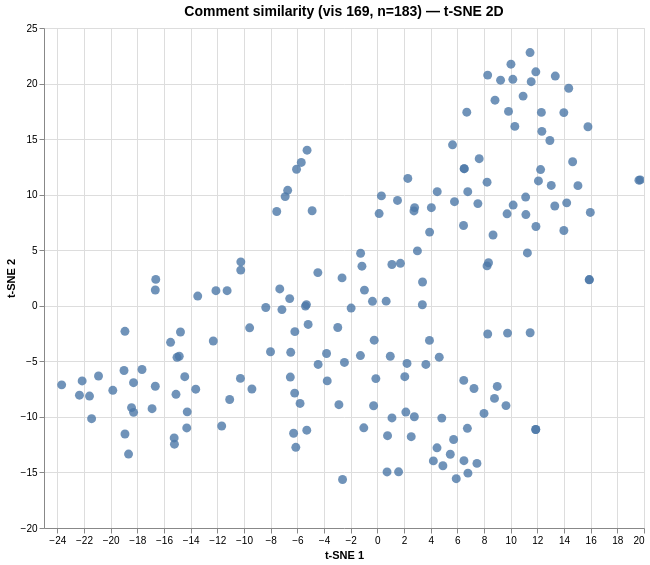

The Vega-Lite source for this figure:
### Vega specification from a JSON file in a GitHub repository (floating-point values rounded to 4 significant figures; data arrays with more than 128 entries replaced by an {"elided": "..."} marker saying what was removed)
{"$schema": "https://vega.github.io/schema/vega/v6.json", "data": [{"name": "param_1e9efca18e7a2868_store"}, {"name": "source_0", "values": {"elided": "183 records"}}, {"name": "source_0_x_domain_dim_1", "values": [{"min": -23.68, "max": 19.72}]}, {"name": "source_0_y_domain_dim_2", "values": [{"min": -15.63, "max": 22.79}]}], "signals": [{"name": "unit", "value": {}, "on": [{"events": "pointermove", "update": "isTuple(group()) ? group() : unit"}]}, {"name": "param_1e9efca18e7a2868", "update": "vlSelectionResolve(\"param_1e9efca18e7a2868_store\", \"union\")"}, {"name": "param_1e9efca18e7a2868_dim_1", "on": [{"events": [{"source": "view", "type": "dblclick"}], "update": "null"}, {"events": {"signal": "param_1e9efca18e7a2868_translate_delta"}, "update": "panLinear(param_1e9efca18e7a2868_translate_anchor.extent_x, -param_1e9efca18e7a2868_translate_delta.x / width)"}, {"events": {"signal": "param_1e9efca18e7a2868_zoom_delta"}, "update": "zoomLinear(domain(\"x\"), param_1e9efca18e7a2868_zoom_anchor.x, param_1e9efca18e7a2868_zoom_delta)"}]}, {"name": "param_1e9efca18e7a2868_dim_2", "on": [{"events": [{"source": "view", "type": "dblclick"}], "update": "null"}, {"events": {"signal": "param_1e9efca18e7a2868_translate_delta"}, "update": "panLinear(param_1e9efca18e7a2868_translate_anchor.extent_y, param_1e9efca18e7a2868_translate_delta.y / height)"}, {"events": {"signal": "param_1e9efca18e7a2868_zoom_delta"}, "update": "zoomLinear(domain(\"y\"), param_1e9efca18e7a2868_zoom_anchor.y, param_1e9efca18e7a2868_zoom_delta)"}]}, {"name": "param_1e9efca18e7a2868_tuple", "on": [{"events": [{"signal": "param_1e9efca18e7a2868_dim_1 || param_1e9efca18e7a2868_dim_2"}], "update": "param_1e9efca18e7a2868_dim_1 && param_1e9efca18e7a2868_dim_2 ? {unit: \"\", fields: param_1e9efca18e7a2868_tuple_fields, values: [param_1e9efca18e7a2868_dim_1,param_1e9efca18e7a2868_dim_2]} : null"}]}, {"name": "param_1e9efca18e7a2868_tuple_fields", "value": [{"field": "dim_1", "channel": "x", "type": "R"}, {"field": "dim_2", "channel": "y", "type": "R"}]}, {"name": "param_1e9efca18e7a2868_translate_anchor", "value": {}, "on": [{"events": [{"source": "scope", "type": "pointerdown"}], "update": "{x: x(unit), y: y(unit), extent_x: domain(\"x\"), extent_y: domain(\"y\")}"}]}, {"name": "param_1e9efca18e7a2868_translate_delta", "value": {}, "on": [{"events": [{"source": "window", "between": [{"source": "scope", "type": "pointerdown"}, {"source": "window", "type": "pointerup"}], "consume": true, "type": "pointermove"}], "update": "{x: param_1e9efca18e7a2868_translate_anchor.x - x(unit), y: param_1e9efca18e7a2868_translate_anchor.y - y(unit)}"}]}, {"name": "param_1e9efca18e7a2868_zoom_anchor", "on": [{"events": [{"source": "scope", "type": "wheel", "consume": true}], "update": "{x: invert(\"x\", x(unit)), y: invert(\"y\", y(unit))}"}]}, {"name": "param_1e9efca18e7a2868_zoom_delta", "on": [{"events": [{"source": "scope", "consume": true, "type": "wheel"}], "update": "pow(1.001, event.deltaY * pow(16, event.deltaMode))", "force": true}]}, {"name": "param_1e9efca18e7a2868_modify", "on": [{"events": {"signal": "param_1e9efca18e7a2868_tuple"}, "update": "modify(\"param_1e9efca18e7a2868_store\", param_1e9efca18e7a2868_tuple, true)"}]}], "marks": [{"type": "symbol", "name": "marks", "from": {"data": "source_0"}, "encode": {"update": {"y": {"field": "dim_2", "scale": "y"}, "shape": {"value": "circle"}, "size": {"value": 80}, "tooltip": {"signal": "{\"Comment #\": format(datum[\"index\"], \"\"), \"Comment\": isValid(datum[\"comment\"]) ? datum[\"comment\"] : \"\"+datum[\"comment\"]}"}, "opacity": {"value": 0.8}, "fill": {"value": "#4c78a8"}, "x": {"field": "dim_1", "scale": "x"}}}, "clip": true, "style": ["circle"], "interactive": true}], "scales": [{"name": "x", "type": "linear", "domain": [{"signal": "(data(\"source_0_x_domain_dim_1\")[0] || {}).min"}, {"signal": "(data(\"source_0_x_domain_dim_1\")[0] || {}).max"}], "range": [0, {"signal": "width"}], "domainRaw": {"signal": "param_1e9efca18e7a2868[\"dim_1\"]"}, "nice": true, "zero": true}, {"name": "y", "type": "linear", "domain": [{"signal": "(data(\"source_0_y_domain_dim_2\")[0] || {}).min"}, {"signal": "(data(\"source_0_y_domain_dim_2\")[0] || {}).max"}], "range": [{"signal": "height"}, 0], "domainRaw": {"signal": "param_1e9efca18e7a2868[\"dim_2\"]"}, "zero": true, "nice": true}], "axes": [{"scale": "x", "minExtent": 0, "orient": "bottom", "labels": false, "aria": false, "domain": false, "grid": true, "tickCount": {"signal": "ceil(width/40)"}, "zindex": 0, "ticks": false, "maxExtent": 0, "gridScale": "y"}, {"scale": "y", "zindex": 0, "tickCount": {"signal": "ceil(height/40)"}, "domain": false, "orient": "left", "labels": false, "aria": false, "maxExtent": 0, "grid": true, "minExtent": 0, "ticks": false, "gridScale": "x"}, {"scale": "x", "zindex": 0, "grid": false, "title": "t-SNE 1", "labelFlush": true, "orient": "bottom", "tickCount": {"signal": "ceil(width/40)"}, "labelOverlap": true}, {"scale": "y", "title": "t-SNE 2", "tickCount": {"signal": "ceil(height/40)"}, "zindex": 0, "labelOverlap": true, "grid": false, "orient": "left"}], "title": {"text": "Comment similarity (vis 169, n=183) — t-SNE 2D", "fontSize": 14, "frame": "group"}, "width": 600, "background": "white", "padding": 5, "height": 500, "style": "cell"}
